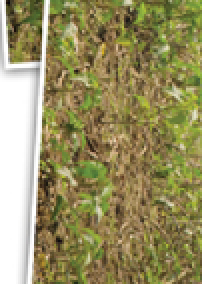
#> input picture Image/query1.png, 101 x 142 px, shrunk from 194 x 273 before the run, found by its file name (shown 2 times larger)
$ jupyter execute --allow-errors Surf_Flann.ipynb
#> lines starting #> are read from the running program, lines starting #| are printed output that depends on the picture
[cell 1]
import numpy as np
import cv2
from matplotlib import pyplot as plt
import time
# import flann_match

[cell 2]
def Flann_match(img1, img2, des1, des2, kp1, kp2):
    #find matches using FLANN
    FLANN_INDEX_KDTREE = 0
    index_params = dict(algorithm = FLANN_INDEX_KDTREE, trees = 5)
    search_params = dict(checks = 50)

    flann = cv2.FlannBasedMatcher(index_params, search_params)

    matches = flann.knnMatch(des1,des2,k=2)

#apply ratio test to find best matches (values from 0.7-1 made sense here)
    good = []
    for m,n in matches:
        if m.distance < 0.8*n.distance:
            good.append(m)

#find homography to transform the edges of the query image and draw them on the train image
#This is also used to mask all keypoints that aren't inside this box further below.
    src_pts = np.float32([ kp1[m.queryIdx].pt for m in good]).reshape(-1,1,2)
    dst_pts = np.float32([ kp2[m.trainIdx].pt for m in good]).reshape(-1,1,2)

    M, mask = cv2.findHomography(src_pts, dst_pts, cv2.RANSAC,5.0)
    matchesMask = mask.ravel().tolist()

    h,w = img1.shape
    pts = np.float32([ [0,0],[0,h-1],[w-1,h-1],[w-1,0] ]).reshape(-1,1,2)
    dst = cv2.perspectiveTransform(pts,M)
    img2 = cv2.polylines(img2,[np.int32(dst)],True,255,3, cv2.LINE_AA)

    return(img2, matchesMask, good)

[cell 3]
start_time = time.perf_counter()

MIN_MATCH_COUNT = 10

img1 = cv2.imread("C:/Users/sapph/downloads/project/Image/query1.png",0)          # queryImage
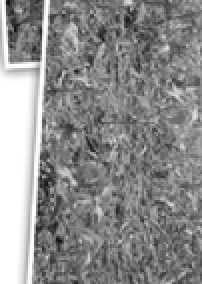
#> img1: shape (142, 101) (shown 2 times larger); min 7, max 255, mean 139.9
img2 = cv2.imread('C:/Users/sapph/downloads/project/Image/mix.jpg',0) # trainImage
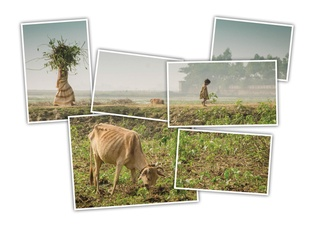
#> input picture Image/mix.jpg, 312 x 225 px, shrunk from 600 x 432 before the run, found by its file name
#> img2: shape (225, 312); min 4, max 255, mean 198.4

# Initiate SIFT detector
#> (the rest of this cell did not finish here and is left out)

[cell 4]
# start time
start_time = time.perf_counter()

MIN_MATCH_COUNT = 10

img1 = cv2.imread("C:/Users/sapph/downloads/project/Image/sample_test_image_query_1.png",0)          # queryImage
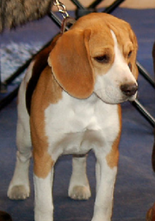
#> input picture Image/sample_test_image_query_1.png, 155 x 221 px, shrunk from 298 x 424 before the run, found by its file name
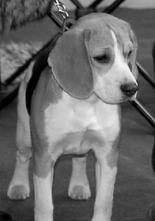
#> img1: shape (221, 155); min 0, max 255, mean 107.2
img2 = cv2.imread('C:/Users/sapph/downloads/project/Image/sample_test_image_1.png',0) # trainImage
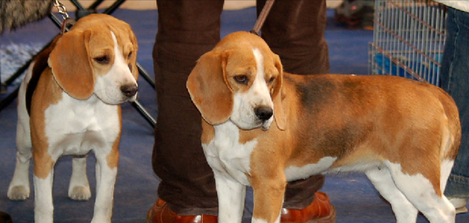
#> input picture Image/sample_test_image_1.png, 469 x 223 px, shrunk from 901 x 429 before the run, found by its file name
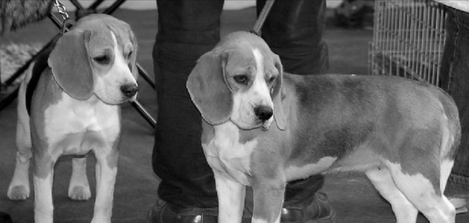
#> img2: shape (223, 469); min 0, max 255, mean 99.1

img3 = cv2.imread("C:/Users/sapph/downloads/project/Image/sample_test_image_query_2.jpg",0)          # queryImage
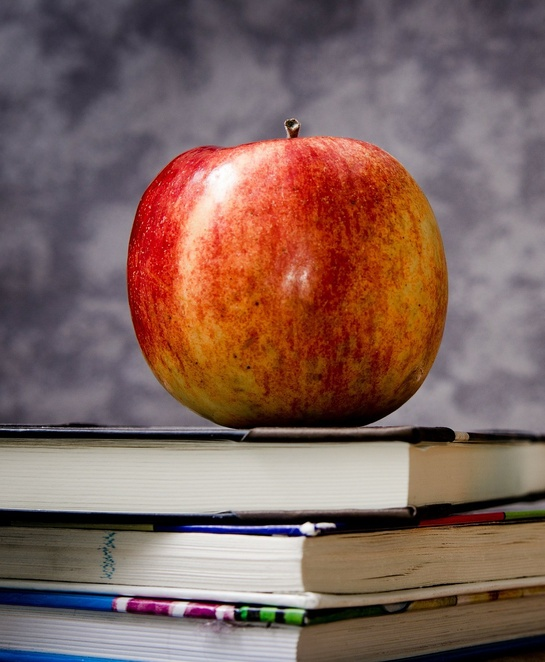
#> input picture Image/sample_test_image_query_2.jpg, 545 x 662 px, shrunk from 1046 x 1271 before the run, found by its file name
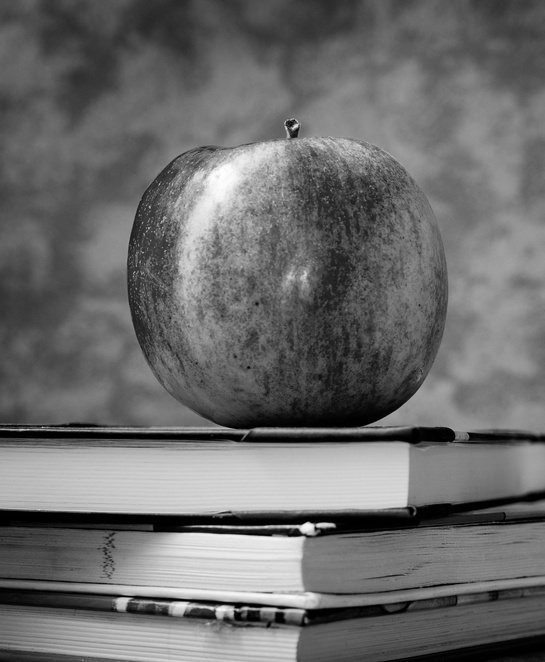
#> img3: shape (662, 545); min 0, max 255, mean 108.1
img4 = cv2.imread('C:/Users/sapph/downloads/project/Image/sample_test_image_2.jpg',0) # trainImage
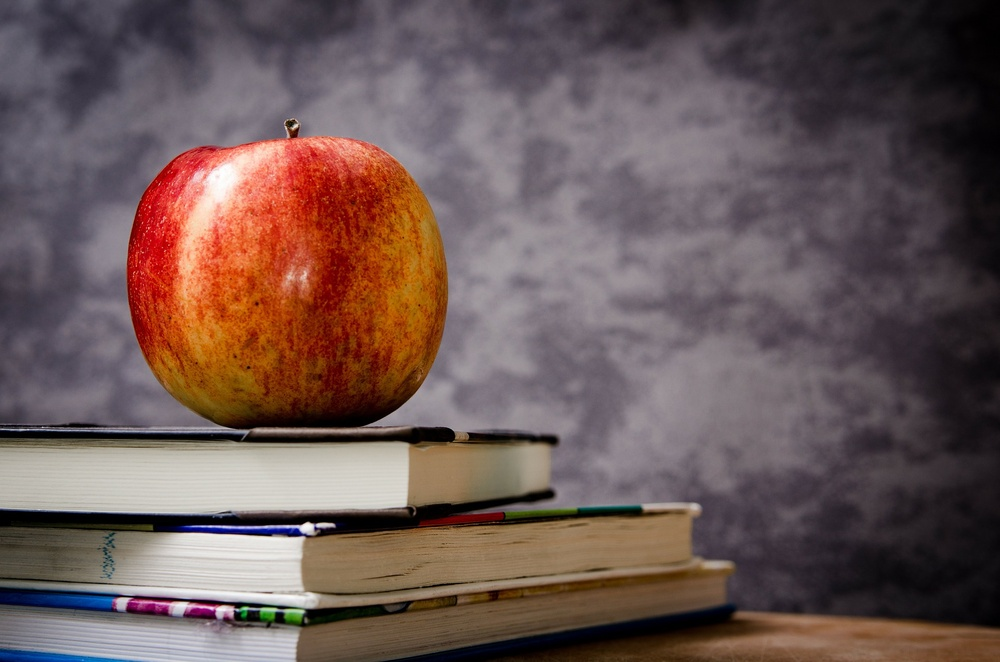
#> input picture Image/sample_test_image_2.jpg, 1000 x 662 px, shrunk from 1920 x 1271 before the run, found by its file name
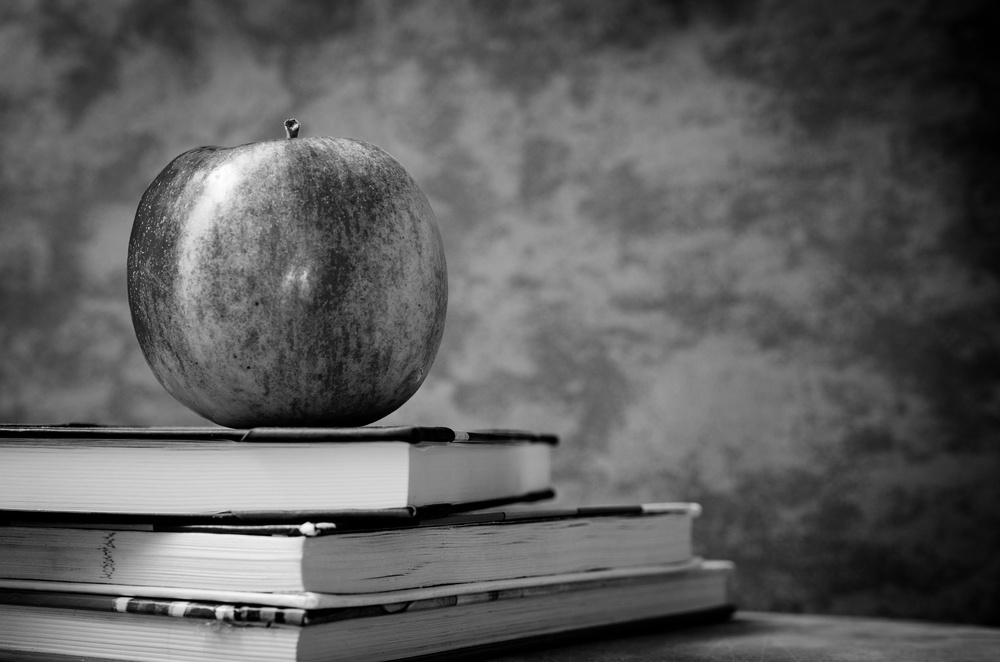
#> img4: shape (662, 1000); min 0, max 255, mean 93.5

img5 = cv2.imread("C:/Users/sapph/downloads/project/Image/sample_test_image_query_3.jpg",0)          # queryImage
img6 = cv2.imread('C:/Users/sapph/downloads/project/Image/sample_test_image_3.jpg',0) # trainImage

img7 = cv2.imread("C:/Users/sapph/downloads/project/Image/sample_test_image_query_4.jpg",0)          # queryImage
img8 = cv2.imread('C:/Users/sapph/downloads/project/Image/sample_test_image_4.jpg',0) # trainImage

img9 = cv2.imread("C:/Users/sapph/downloads/project/Image/sample_test_image_query_5.jpg",0)          # queryImage
img10 = cv2.imread('C:/Users/sapph/downloads/project/Image/sample_test_image_5.jpg',0) # trainImage

# Initiate SURF detector
#> (the rest of this cell did not finish here and is left out)
